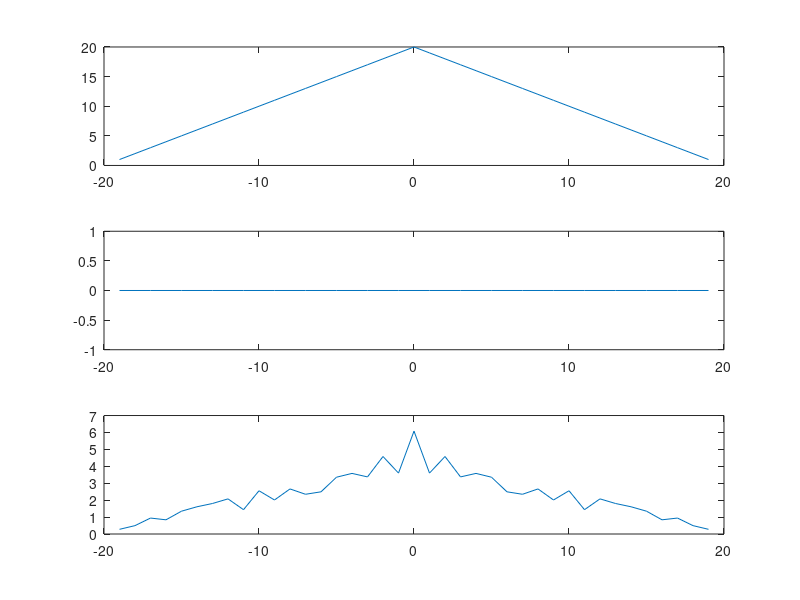

Reproduce this figure in MATLAB. (Note: this script raises an error after producing the figure.)
% test.m

% This file is use to test algorithms (functions) of all sort in Matlab
% before an implementation on an another platform. 

%% Test - Autocorrelation matlab's function
clear all
close all
clc
% Constant(s)
number_of_data_input = 20;

% Maximal
x1 = ones(number_of_data_input,1);

% Minimal
x2 = zeros(number_of_data_input,1);

% Nominal
x3 = rand(number_of_data_input,1);

% Test
R1 = xcorr(x1);
R2 = xcorr(x2);
R3 = xcorr(x3);

k = -(number_of_data_input-1):(number_of_data_input-1);

figure()
subplot(3,1,1)
plot(k , R1)
subplot(3,1,2)
plot(k , R2)
subplot(3,1,3)
plot(k , R3)

%% Test - Autocorrelation recoded
clear all
close all
clc
% Constant(s)
number_of_data_input = 20;

% Maximal
x1 = ones(number_of_data_input,1);

% Minimal
x2 = zeros(number_of_data_input,1);

% Nominal
x3 = rand(number_of_data_input,1);

% Test
R1 = autocorrelate(x1);
R2 = autocorrelate(x2);
R3 = autocorrelate(x3);

k = -(number_of_data_input-1):(number_of_data_input-1);

figure()
subplot(3,1,1)
plot(k , R1)
subplot(3,1,2)
plot(k , R2)
subplot(3,1,3)
plot(k , R3)

%% Test - Autocorrelation functions comparison (Matlab and recoded version)
clear all
close all
clc
% Constant(s)
number_of_data_input = 20;

% Maximal
x1 = ones(number_of_data_input,1);

% Minimal
x2 = zeros(number_of_data_input,1);

% Nominal
x3 = rand(number_of_data_input,1);

% Test
R1_xcorr = xcorr(x1);
R2_xcorr = xcorr(x2);
R3_xcorr = xcorr(x3);

R1_recoded = autocorrelate(x1);
R2_recoded = autocorrelate(x2);
R3_recoded = autocorrelate(x3);

k = -(number_of_data_input-1):(number_of_data_input-1);

figure()
subplot(3,1,1)
plot(k , R1_xcorr, 'r', k , R1_recoded, 'b--o')
title('Autocorrelation with constant pulse input value')
xlabel('k delay')
ylabel('Correlation')
legend('Matlab','Recoded')
subplot(3,1,2)
plot(k , R2_xcorr, 'r', k , R2_recoded, 'b--o')
title('Autocorrelation with minimal input value')
xlabel('k delay')
ylabel('Correlation')
legend('Matlab','Recoded')
subplot(3,1,3)
plot(k , R3_xcorr, 'r', k , R3_recoded, 'b--o')
title('Autocorrelation with random input values')
xlabel('k delay')
ylabel('Correlation')
legend('Matlab','Recoded')